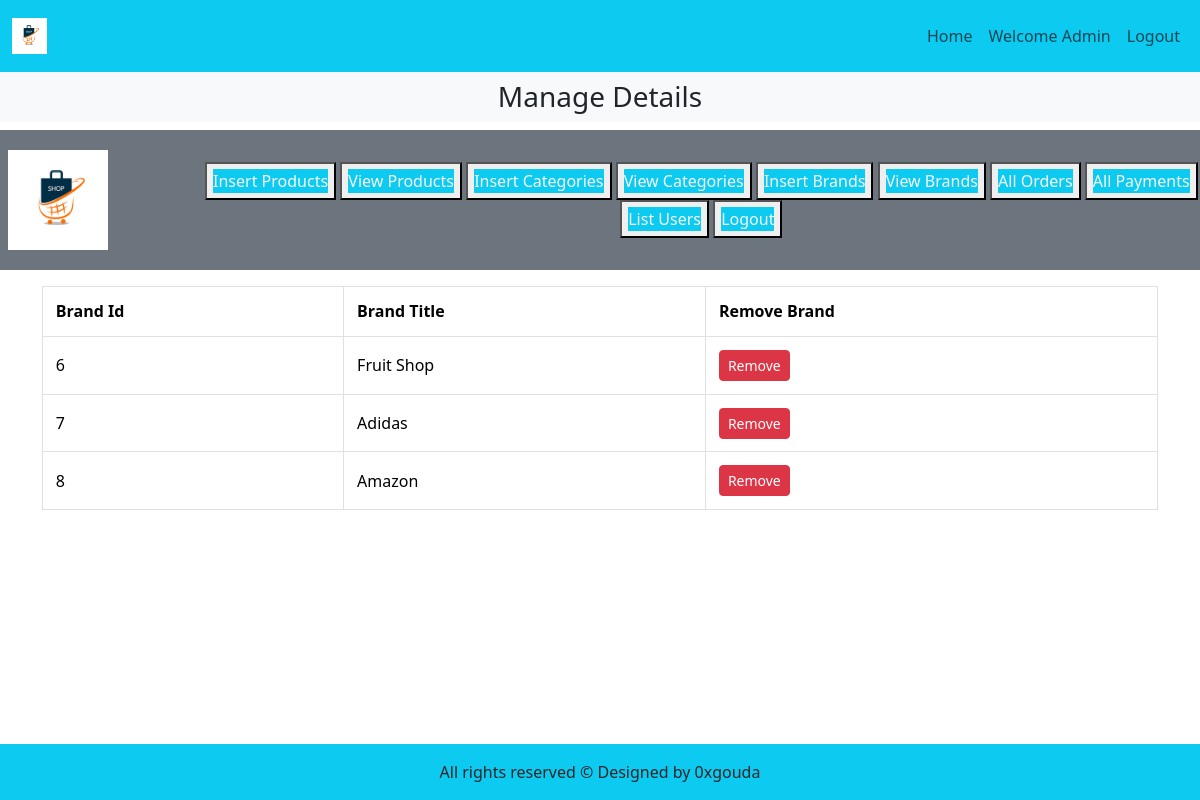
The app's page /admin_panel/index.php?view_brands (signed in) with its own data.
### tables this page shows
CREATE TABLE `brands` (
  `brand_id` int(11) NOT NULL,
  `brand_title` varchar(100) NOT NULL
);

### admin_panel/admin_functionalities.php (the view, shortened to what this page needs)
<?php
    function viewBrands() {
        if (isset($_GET['view_brands']) && isset($_SESSION['username']) && $_SESSION['username'] == 'admin') {
            global $conn;
            $select_query = 'SELECT * FROM `brands`';
            $result = mysqli_query($conn, $select_query);
            echo "<table class='table table-bordered cart-table'>
                <thead class='bg-info'>
                    <tr>
                        <th>Brand Id</th>
                        <th>Brand Title</th>
                        <th>Remove Brand</th>
                    </tr>
                </thead>
                <tbody>";
            while ($row = mysqli_fetch_assoc($result)) {
                $id = $row['brand_id'];
                $title = $row['brand_title'];
                echo "<tr>
                        <td>$id</td>
                        <td>$title</td>
                        <td><a href='index.php?delete_brand=$id' class='btn btn-sm btn-danger'>Remove</a></td>
                    </tr>";
            }
            echo "</tbody></table>";
        }
    }
?>

### style.css (style rules this page uses)
html, body { height: 100%; }
body { display: flex; flex-direction: column; }
.cart-table td, .cart-table th { vertical-align: middle; padding: 0.8rem; }

### records on screen
brands: brand_id "6", brand_title "Fruit Shop"
brands: brand_id "7", brand_title "Adidas"
brands: brand_id "8", brand_title "Amazon"
